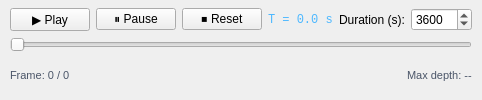
       <widget class="QWidget" name="timelineTab">
        <attribute name="title">
         <string>Timeline</string>
        </attribute>
        <layout class="QVBoxLayout" name="timelineLayout">
         <property name="spacing">
          <number>6</number>
         </property>
         <property name="leftMargin">
          <number>10</number>
         </property>
         <property name="topMargin">
          <number>8</number>
         </property>
         <property name="rightMargin">
          <number>10</number>
         </property>
         <property name="bottomMargin">
          <number>8</number>
         </property>
         <item>
          <layout class="QHBoxLayout" name="timelineControlLayout">
           <item>
            <widget class="QPushButton" name="swePlayBtn">
             <property name="text">
              <string>▶ Play</string>
             </property>
            </widget>
           </item>
           <item>
            <widget class="QPushButton" name="swePauseBtn">
             <property name="text">
              <string>⏸ Pause</string>
             </property>
            </widget>
           </item>
           <item>
            <widget class="QPushButton" name="sweResetBtn">
             <property name="text">
              <string>⏹ Reset</string>
             </property>
            </widget>
           </item>
           <item>
            <widget class="QLabel" name="sweTimeLabel">
             <property name="styleSheet">
              <string notr="true">color:#4db8ff;font-family:Consolas;font-size:9pt;</string>
             </property>
             <property name="text">
              <string>T = 0.0 s</string>
             </property>
            </widget>
           </item>
           <item>
            <spacer>
             <property name="orientation">
              <enum>Qt::Orientation::Horizontal</enum>
             </property>
             <property name="sizeHint" stdset="0">
              <size>
               <width>0</width>
               <height>0</height>
              </size>
             </property>
            </spacer>
           </item>
           <item>
            <widget class="QLabel" name="label">
             <property name="text">
              <string>Duration (s):</string>
             </property>
            </widget>
           </item>
           <item>
            <widget class="QSpinBox" name="sweDurationSpin">
             <property name="minimum">
              <number>60</number>
             </property>
             <property name="maximum">
              <number>86400</number>
             </property>
             <property name="singleStep">
              <number>60</number>
             </property>
             <property name="value">
              <number>3600</number>
             </property>
            </widget>
           </item>
          </layout>
         </item>
         <item>
          <widget class="QSlider" name="sweSlider">
           <property name="minimum">
            <number>0</number>
           </property>
           <property name="maximum">
            <number>1000</number>
           </property>
           <property name="value">
            <number>0</number>
           </property>
           <property name="orientation">
            <enum>Qt::Orientation::Horizontal</enum>
           </property>
          </widget>
         </item>
         <item>
          <layout class="QHBoxLayout">
           <item>
            <widget class="QLabel" name="sweFrameLabel">
             <property name="styleSheet">
              <string notr="true">color:#4a5568;font-size:8.5pt;</string>
             </property>
             <property name="text">
              <string>Frame: 0 / 0</string>
             </property>
            </widget>
           </item>
           <item>
            <spacer>
             <property name="orientation">
              <enum>Qt::Orientation::Horizontal</enum>
             </property>
             <property name="sizeHint" stdset="0">
              <size>
               <width>0</width>
               <height>0</height>
              </size>
             </property>
            </spacer>
           </item>
           <item>
            <widget class="QLabel" name="sweMaxDepthLabel">
             <property name="styleSheet">
              <string notr="true">color:#4a5568;font-size:8.5pt;</string>
             </property>
             <property name="text">
              <string>Max depth: --</string>
             </property>
            </widget>
           </item>
          </layout>
         </item>
        </layout>
       </widget>
